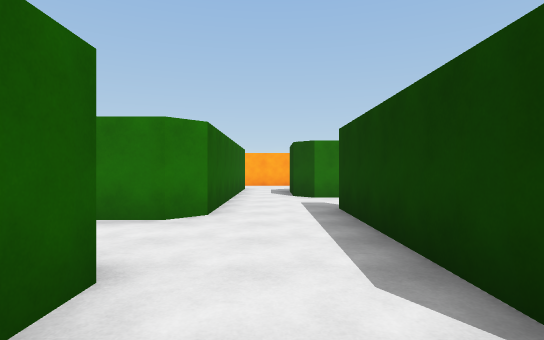
view 1 (above)

20 first-person views from a walk through a scene from a Unity 3-D project. The camera is 1.4 m above the floor, looks level and sees 80° across. The floor is counted in squares, 2 m on a side. Each view is taken from the middle of a square. On the plan, view 1 faces up. The plan holds only what a view shows up to about 10 squares ahead; the rest is blank.

view 2
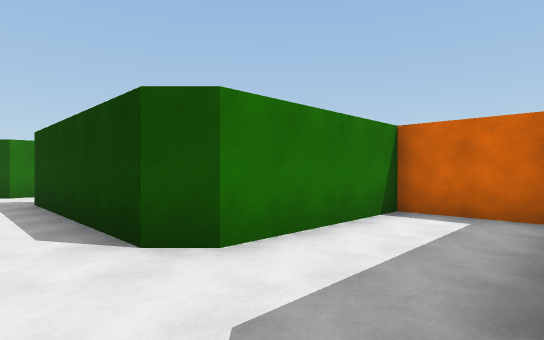

view 3
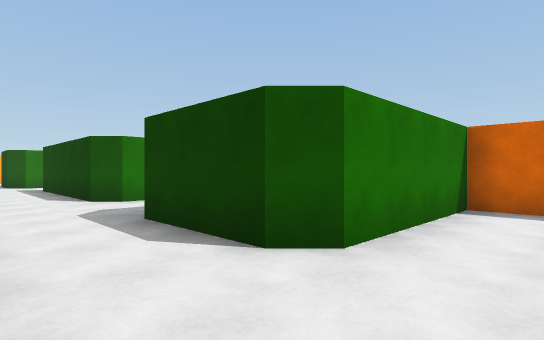

view 4
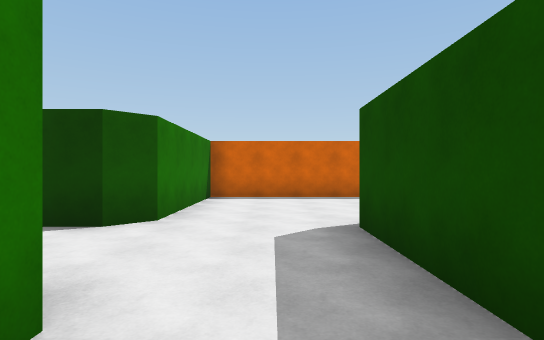

view 5
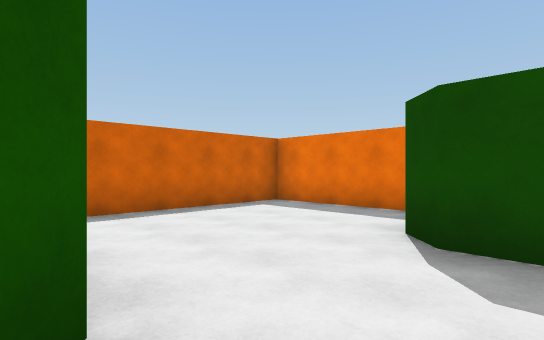

view 6
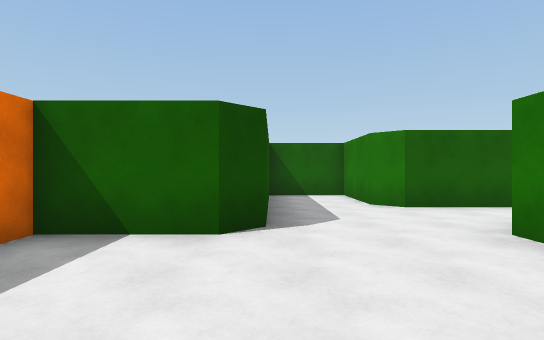

view 7
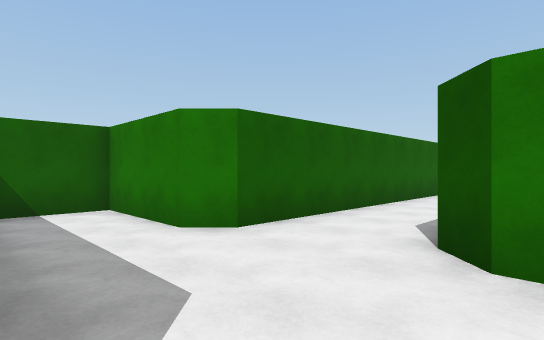

view 8
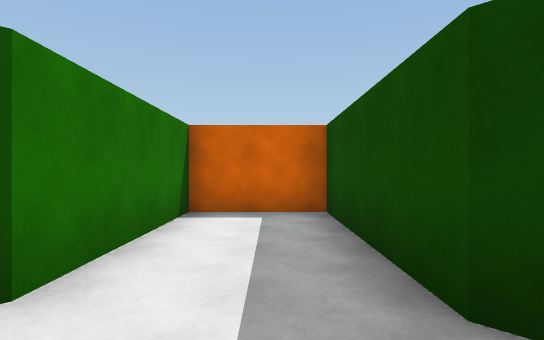

view 9
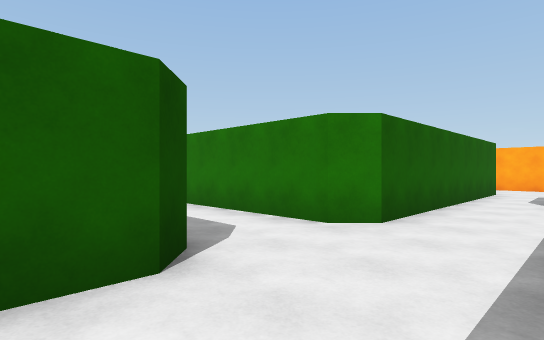

view 10
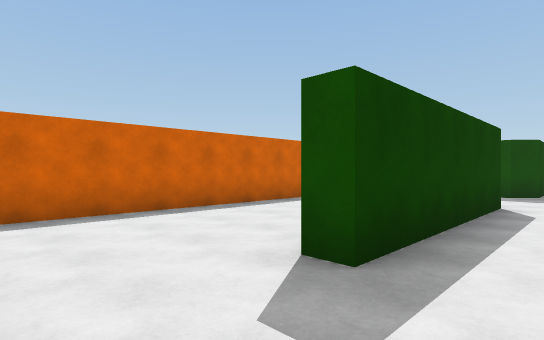

view 11
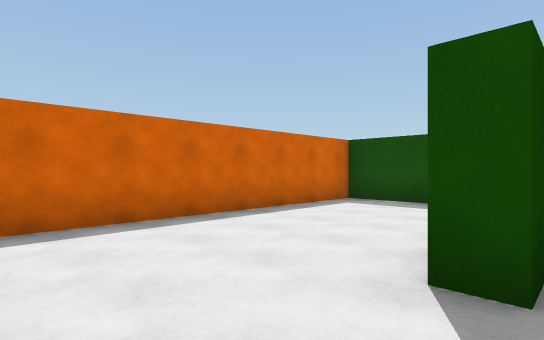

view 12
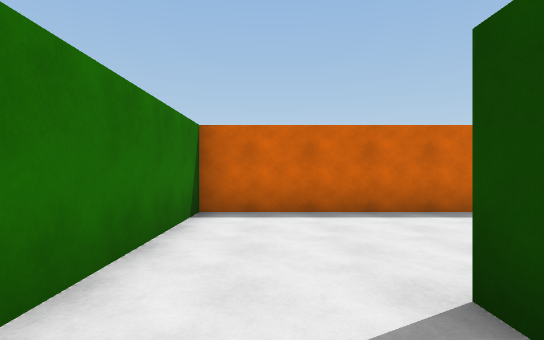

view 13
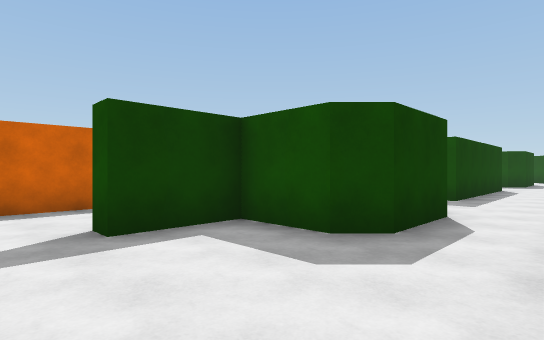

view 14
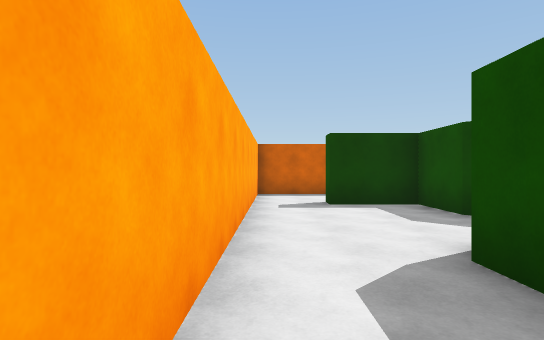

view 15
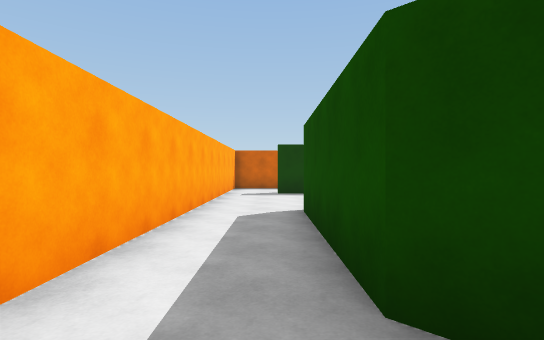

view 16
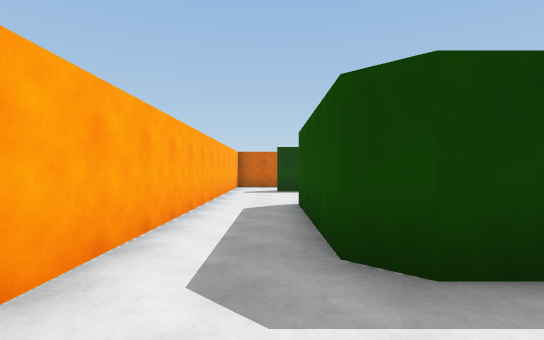

view 17
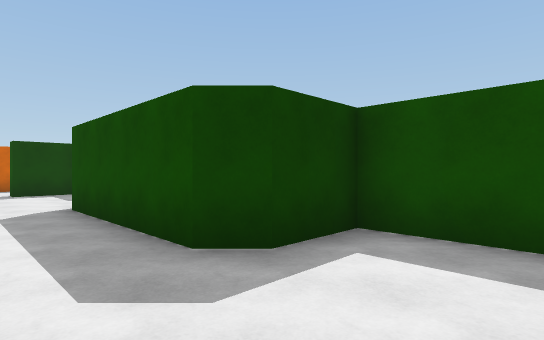

view 18
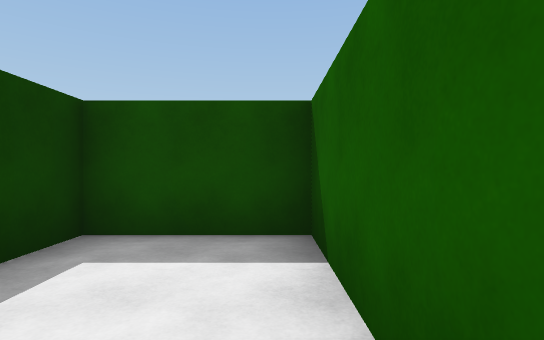

view 19
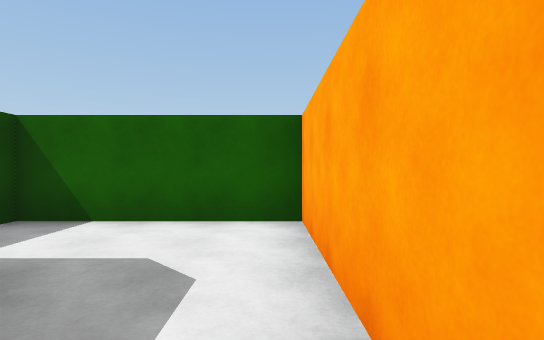

view 20
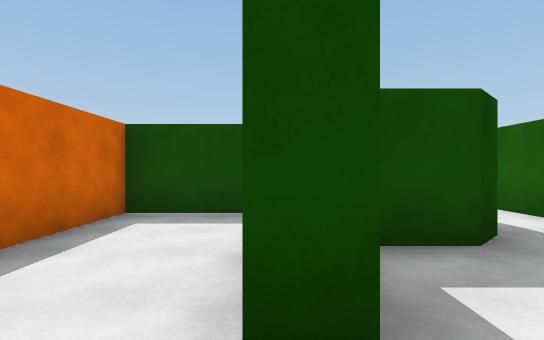

### Floor plan
Ten units are one square. View 1 is at (0, 0); x grows to the right and y downward. Boxes are objects, and circles mark ways between rooms. Rooms are numbered by the first view taken in them; rooms with no view inside come last. Other rooms are left out.
<svg viewBox="-89 -150 148 261">
<path fill="none" stroke="#000" d="M10 49 10 24 15 19 54 19 54 -4 17 -4 12 -9M-11 -20 -11 55M-18 81 10 81M-11 55 -16 60 -40 60 -40 81M15 54 10 49M10 81 15 86 15 106 54 106 54 54 15 54M12 -59 18 -59M35 -9 54 -9 54 -82 11 -82 6 -87M-11 -84 -11 -50M-11 -119 -11 -84M6 -87 6 -105 11 -110 26 -110 26 -128 31 -128M50 -144 -84 -144 -84 -105 -60 -105 -60 -120 -55 -125 -15 -125M54 -104 54 -145M34 -87 54 -87 54 -104"/>
<circle cx="0" cy="50" r="3" fill="#2a7"/>
<circle cx="10" cy="65" r="3" fill="#2a7"/>
<circle cx="0" cy="-90" r="3" fill="#2a7"/>
<circle cx="45" cy="-115" r="3" fill="#2a7"/>
<text x="20" y="10">1</text>
<text x="-10" y="70">2</text>
<text x="30" y="80">3</text>
<text x="30" y="-50">4</text>
<text x="-10" y="-130">5</text>
<text x="30" y="-100">6</text>
</svg>
Room 1 opens to room 2. Room 2 opens to room 3. Room 4 opens to room 5. Room 5 opens to room 6.

Where each view was taken, in squares from view 1:
view 1: 0 up, 0 right, facing up
view 2: 2 down, 0 right, facing up-right
view 3: 7 down, 1 left, facing up-right
view 4: 7 down, 3 left, facing right
view 5: 5 down, 0 right, facing down-right
view 6: 8 down, 5 right, facing left
view 7: 8 down, 2 right, facing up-left
view 8: 1 down, 0 right, facing right
view 9: 1 up, 1 right, facing up-left
view 10: 8 up, 0 right, facing down-right
view 11: 8 up, 1 right, facing down-right
view 12: 7 up, 0 right, facing right
view 13: 14 up, 1 left, facing down-right
view 14: 14 up, 4 left, facing right
view 15: 13 up, 7 left, facing right
view 16: 13 up, 8 left, facing right
view 17: 14 up, 8 left, facing down-right
view 18: 14 up, 8 left, facing down
view 19: 14 up, 4 left, facing left
view 20: 14 up, 3 right, facing down
